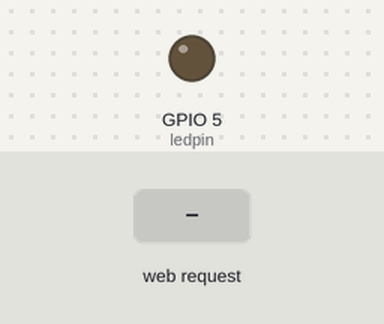
The sketch below on a simulated ESP8266 (NodeMCU). On the bench: output pins drawn as LEDs (lit = HIGH). Inputs (shaded band) come from the test bench. WiFi joins after 1.5 s; servers stay silent unless stated; what the sketch prints to the serial monitor is not drawn.

Above: at 2.7 s.
2.8 s: HTTP request GET /on received
At 4.0 s:
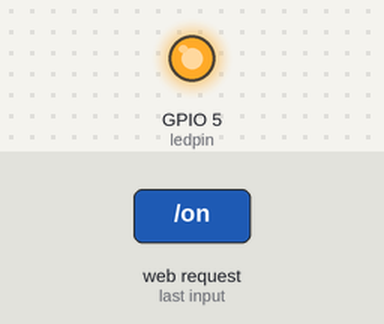
4.3 s: HTTP request GET /off received
At 5.2 s:
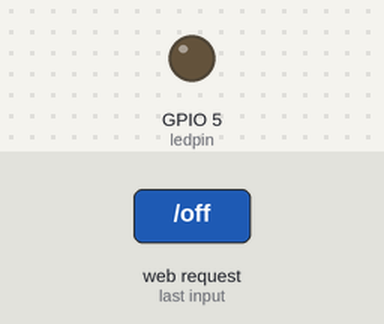
Timing chart, 0 to 7.3 s (numbered marks = the images above; inputs shaded):
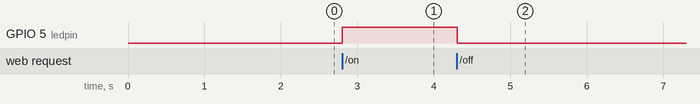

The sketch:

apStation.ino
```cpp
#include <ESP8266WiFi.h>
#include <ESP8266WebServer.h>
#define ledpin 5
ESP8266WebServer server(80);
void setup() {
  // put your setup code here, to run once:
  pinMode(ledpin,OUTPUT);
  Serial.begin(9600);
  WiFi.mode(WIFI_AP_STA);//both
  WiFi.softAP("pouyesh10","123456789");
  WiFi.begin("AndroidShare_9141","941a5577c57b");
  while(WiFi.status() != WL_CONNECTED)
  {
    delay(500);
    Serial.print(".");
  }

 Serial.println("");
 Serial.println("WiFi connected to htc");
 Serial.println("IP address is: ");
 Serial.println(WiFi.localIP());
 //http://192.168.4.1/on
 //http://192.168.4.1/off
 server.on("/",helloserver);
 server.on("/on",ledon);
 server.on("/off",ledoff);
 server.onNotFound(notFound);
 server.begin();

}

void loop() {
  // put your main code here, to run repeatedly:
  server.handleClient();
  delay(50);

}

void ledon()
{
  digitalWrite(ledpin,HIGH);
  server.send(200, "text/html", "<h1>LED IS ON</h1>");
}
void ledoff()
{
  digitalWrite(ledpin,LOW);
  server.send(200, "text/html", "<h1>LED IS OFF</h1>");
}
void helloserver()
{
  server.send(200, "text/html", "<h1>Hello I am esp8266</h1>");
}

void notFound()
{
  server.send(400, "text/html", "<h1>ERROR!</h1>");
}
```

Measured:
- after the input at 2.8 s, GPIO 5 (ledpin): LOW → HIGH at once
- after the input at 4.3 s, GPIO 5 (ledpin): HIGH → LOW at once
